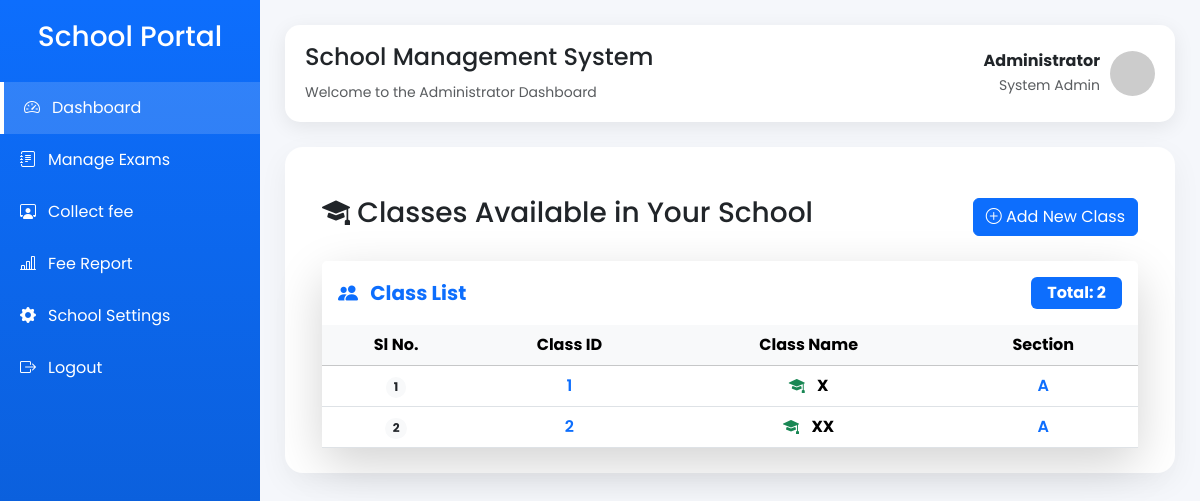
The page /class_list (signed in) on the database as committed earlier.
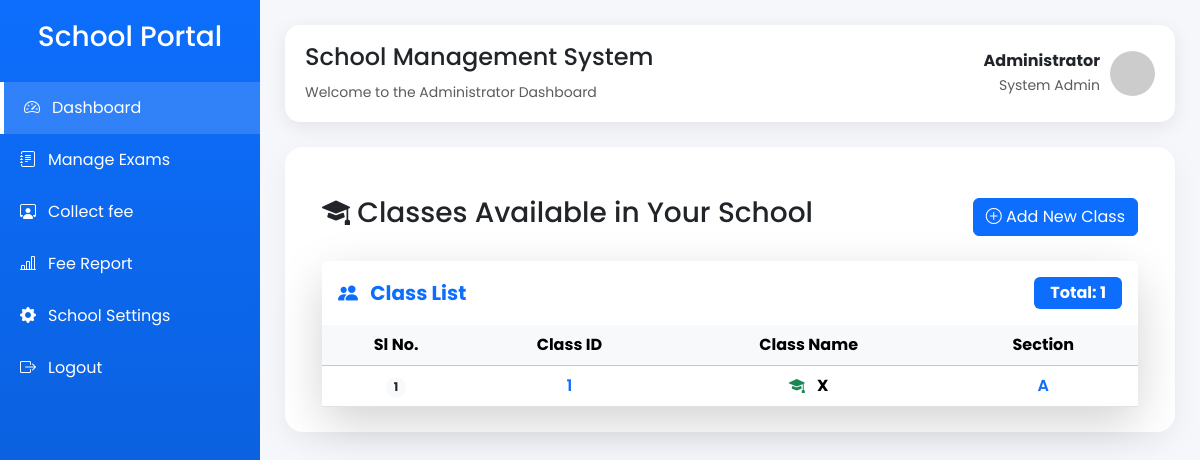
The same page on the database as committed later.
### application/model.py (models this page shows, shortened)
class SchoolClass(db.Model):
    __tablename__ = "classes"
    id = db.Column(db.Integer, primary_key=True)
    name = db.Column(db.String(20), nullable=False)
    section = db.Column(db.String(10), nullable=False)
    students = db.relationship("Student",back_populates="school_class",cascade="all, delete-orphan")
    subjects = db.relationship("Subject",back_populates="school_class",cascade="all, delete-orphan" )
    fee_types = db.relationship("FeeType",back_populates="school_class",cascade="all, delete-orphan")
    __table_args__ = (
        db.UniqueConstraint(
            "name",
            "section",
            name="unique_class_section"
        ),
    )

### application/controler.py (the view)
@app.route("/class_list")
@login_required
def class_list():
    if current_user.role != "admin":
            flash("Only Admin can access this page.", "danger")
            return redirect(url_for("login"))
    classes = SchoolClass.query.all()
    return render_template(
        "admin/class_list.html",
        classes=classes
    )

### application/controler.py (called while the page is built)
@login_manager.user_loader
def load_user(user_id):
    return User.query.get(int(user_id))

### templates/admin/class_list.html (shortened to what this page needs)
{% extends "admin/admin_dashboard.html" %}
{% block content %}
<div class="container mt-4">
    <div class="d-flex justify-content-between align-items-center mb-4">
        <h3>
            <i class="bi bi-mortarboard-fill"></i>
            Classes Available in Your School
        </h3>
        <a href="{{ url_for('create_class') }}" class="btn btn-primary">
            <i class="bi bi-plus-circle"></i>
            Add New Class
        </a>
    </div>
    <div class="card border-0 shadow-lg rounded-4">
    <div class="card-header bg-white border-0 py-3">
        <div class="d-flex justify-content-between align-items-center">
            <h5 class="mb-0 fw-bold text-primary">
                <i class="bi bi-people-fill me-2"></i>
                Class List
            </h5>
            <span class="badge bg-primary fs-6 px-3 py-2">
                Total: {{ classes|length }}
            </span>
        </div>
    </div>
    <div class="card-body p-0">
        <div class="table-responsive">
            <table class="table table-hover align-middle mb-0" id="classTable">
                <thead class="table-light text-center">
                    <tr>
                        <th>Sl No.</th>
                        <th>Class ID</th>
                        <th>Class Name</th>
                        <th>Section</th>
                    </tr>
                </thead>
                <tbody class="text-center">
                    {% for c in classes %}
                    <tr>
                        <td>
                            <span class="badge rounded-pill bg-light text-dark">
                                {{ loop.index }}
                            </span>
                        </td>
                        <td>
                            <span class="fw-semibold text-primary">
                                {{ c.id }}
                            </span>
                        </td>
                        <td>
                            <i class="bi bi-mortarboard-fill text-success me-2"></i>
                            <strong>{{ c.name }}</strong>
                        </td>
                         <td>
                            <span class="fw-semibold text-primary">
                                {{ c.section }}
                            </span>
                        </td>
                    </tr>
                    {% endfor %}
                </tbody>
            </table>
        </div>
    </div>
</div>
</div>
{% endblock %}

Rows that differ between the two databases and show on the page:
removed SchoolClass: id "2", name "XX", section "A"
Other text that changed with them:
{{ classes|length }}: "2" → "1"
